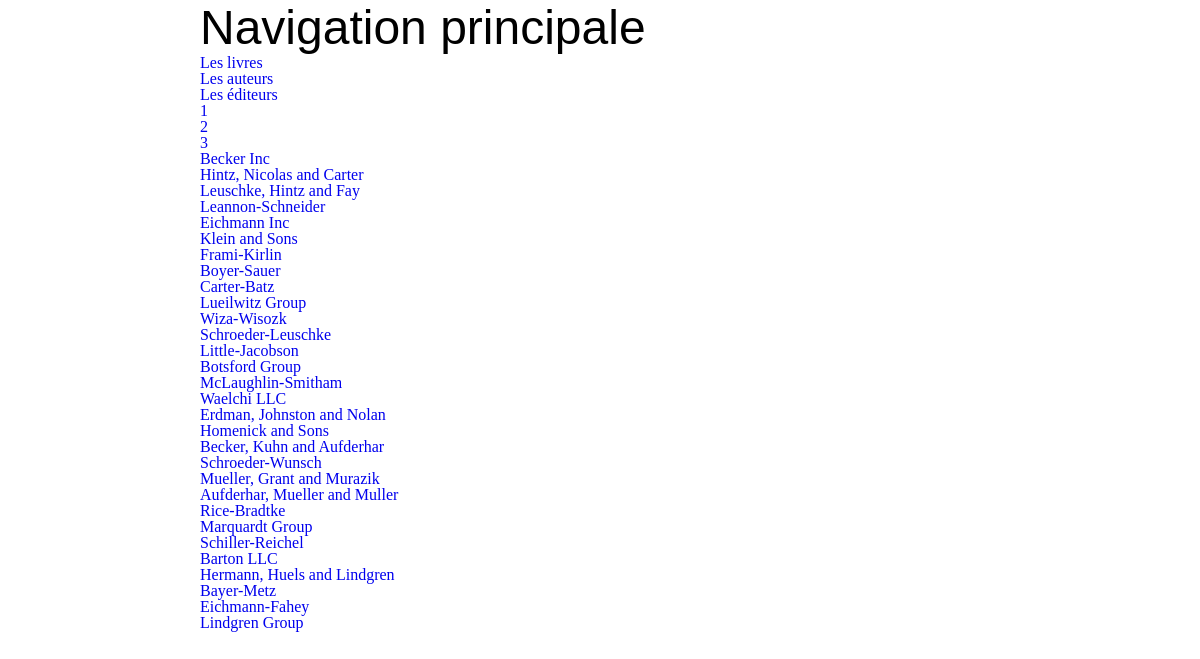
The page /?a=index&e=editors on the database its author committed.
### tables this page shows
CREATE TABLE IF NOT EXISTS `editors` (
  `id` int(10) unsigned NOT NULL AUTO_INCREMENT,
  `name` varchar(255) NOT NULL,
  `url` varchar(255) DEFAULT NULL,
  `logo` varchar(255) DEFAULT NULL,
  `summary` text,
  `nationality_id` int(10) unsigned DEFAULT NULL,
  `date_of_creation` datetime DEFAULT NULL,
  `date_of_closing` datetime DEFAULT NULL,
  `created_at` timestamp NOT NULL DEFAULT '0000-00-00 00:00:00',
  `updated_at` timestamp NOT NULL DEFAULT '0000-00-00 00:00:00',
  PRIMARY KEY (`id`),
  KEY `editors_nationality_id_foreign` (`nationality_id`)
);

### index.php (called while the page is built, shortened)
<?php
include('routes.php');
$defaultRoute = $routes['default'];
$routeParts = explode('_', $defaultRoute);
$a = isset($_REQUEST['a']) ? $_REQUEST['a'] : $routeParts[0];
$controller = new $controller_name();
$data = call_user_func([$controller, $a]);
include('views/view.php');

### models/Model.php (called while the page is built, shortened)
<?php
class Model
{
    protected $table = '';
    protected $cn;
    public function __construct(){
        $dbConfig = parse_ini_file('db.ini');
        $pdoOptions = [
            \PDO::ATTR_DEFAULT_FETCH_MODE => \PDO::FETCH_OBJ,
            \PDO::ATTR_ERRMODE => \PDO::ERRMODE_EXCEPTION
        ];
        try {
            $dsn = sprintf('%s:dbname=%s;host=%s', $dbConfig['driver'], $dbConfig['dbname'], $dbConfig['host']);
            $this->cn = new \PDO($dsn, $dbConfig['username'], $dbConfig['password'], $pdoOptions);
            $this->cn->exec('SET CHARACTER SET UTF8');
            $this->cn->exec('SET NAMES UTF8');
        } catch (\PDOException $exception) {
            die($exception->getMessage());
        }
    }
    public function all(){
        $sql = sprintf('SELECT * FROM %s', $this->table);
        $pdoSt = $this->cn->query($sql);
        return $pdoSt->fetchAll();
    }
}

### controllers/EditorsController.php (called while the page is built, shortened)
<?php
class EditorsController
{
    private $editors_model = null;
    public function __construct()
    {
        $this->editors_model = new Editors();
    }
    function index(){
        $editors = $this->editors_model->all();
        $view = $GLOBALS['a'].'_'.$GLOBALS['e'].'.php';
        return['editors'=>$editors,'view'=>$view];
    }
}

### views/index_editors.php (the view)
<ul>
    <?php foreach($data['editors'] as $editor): ?>
    <li><a href="<?php echo $_SERVER['PHP_SELF']?>?a=show&e=editors&id=<?php echo $editor->id;?>&with=books,authors"><?php echo $editor->name;?></a></li>
<?php endforeach; ?>
</ul>

### views/view.php (shortened to what this page needs)
<!DOCTYPE html>
<html xmlns="http://www.w3.org/1999/xhtml"
      xml:lang="fr"
      lang="fr">
    <head>
        <link rel="stylesheet"
              href="css/style.css">
    </head>
    <body>
        <?php include('partials/_main_navigation.php'); ?>
        <?php include('partials/_page_navigation.php'); ?>
        <?php include($data['view']); ?>
    </body>
</html>

### views/partials/_main_navigation.php
<nav>
    <h2>Navigation principale</h2>
    <div>
        <a href="?a=index&e=books">Les livres</a>
        <a href="?a=index&e=authors">Les auteurs</a>
        <a href="?a=index&e=editors">Les éditeurs</a>
    </div>
</nav>

### views/partials/_page_navigation.php
<nav>
    <div>
        <a href="?&page=1">1</a>
        <a href="?&page=2">2</a>
        <a href="?&page=3">3</a>
    </div>
</nav>

### css/style.css (style rules this page uses)
html, body, div, span, applet, object, iframe, h1, h2, h3, h4, h5, h6, p, blockquote, pre, a, abbr, acronym, address, big, cite, code, del, dfn, em, img, ins, kbd, q, s, samp, small, strike, strong, sub, sup, tt, var, b, u, i, center, dl, dt, dd, ol, ul, li, fieldset, form, label, legend, table, caption, tbody, tfoot, thead, tr, th, td, article, aside, canvas, details, embed, figure, figcaption, footer, header, hgroup, menu, nav, output, ruby, section, summary, time, mark, audio, video { margin: 0; padding: 0; border: 0; font-size: 100%; font: inherit; vertical-align: baseline; }
article, aside, details, figcaption, figure, footer, header, hgroup, menu, nav, section { display: block; }
body { line-height: 1; }
ol, ul { list-style: none; }
body { background-size: 5em; width: 50em; margin: 0 auto; }
a { text-decoration: none; display: block; }
h2 { font: 3em "Lucida Grande", Lucida Sans Unicode, Lucida Sans, Geneva, Verdana, sans-serif; }
li, ul { display:inline; }

### rows shown on the page
editors: name "Becker Inc"
editors: name "Hintz, Nicolas and Carter"
editors: name "Leuschke, Hintz and Fay"
editors: name "Leannon-Schneider"
editors: name "Eichmann Inc"
editors: name "Klein and Sons"
editors: name "Frami-Kirlin"
editors: name "Boyer-Sauer"
editors: name "Carter-Batz"
editors: name "Lueilwitz Group"
editors: name "Wiza-Wisozk"
editors: name "Schroeder-Leuschke"
editors: name "Little-Jacobson"
editors: name "Botsford Group"
editors: name "McLaughlin-Smitham"
editors: name "Waelchi LLC"
editors: name "Erdman, Johnston and Nolan"
editors: name "Homenick and Sons"
editors: name "Becker, Kuhn and Aufderhar"
editors: name "Schroeder-Wunsch"
editors: name "Mueller, Grant and Murazik"
editors: name "Aufderhar, Mueller and Muller"
editors: name "Rice-Bradtke"
editors: name "Marquardt Group"
editors: name "Schiller-Reichel"
editors: name "Barton LLC"
editors: name "Hermann, Huels and Lindgren"
editors: name "Bayer-Metz"
editors: name "Eichmann-Fahey"
editors: name "Lindgren Group"
